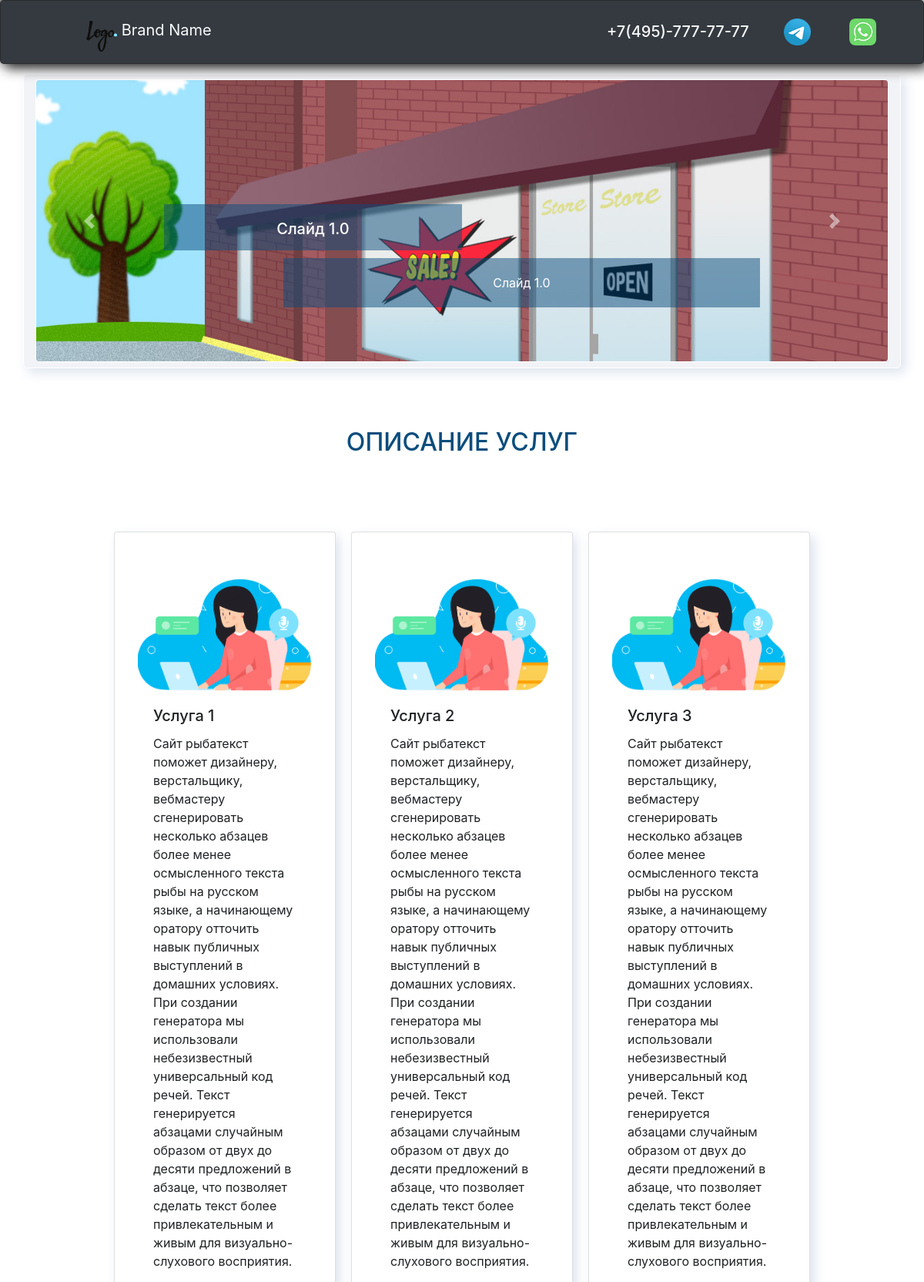
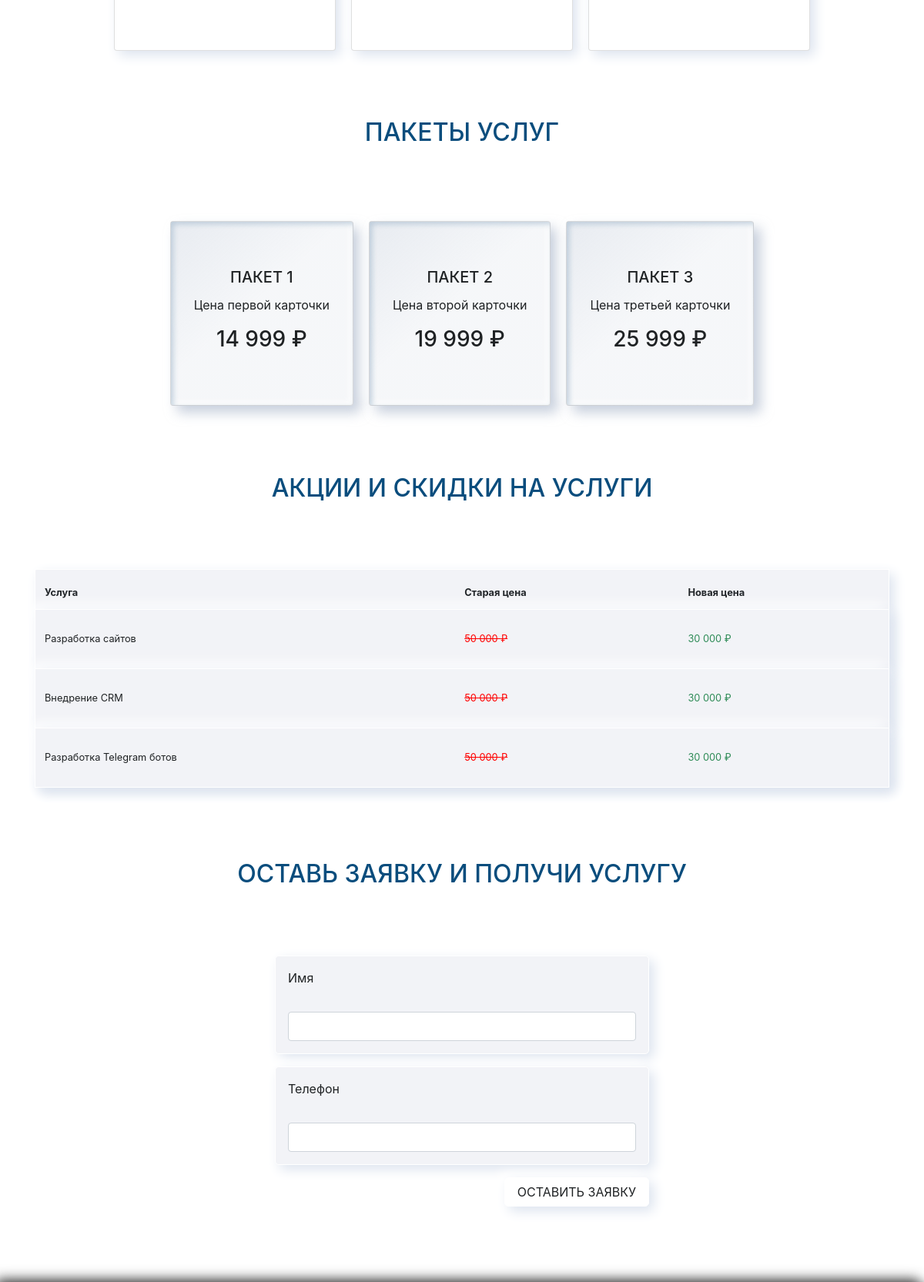
The page / (upper part) on the database its author committed (2 pictures, top to bottom).
### cms/models.py (models this page shows, shortened)
class CmsSlider(models.Model):
    cms_img = models.ImageField(upload_to='sliderimg/')
    cms_title = models.CharField(max_length=250, verbose_name='Заголовок')
    cms_text = models.CharField(max_length=250, verbose_name='Текст')
    cms_css = models.CharField(max_length=250, null=True, default='-', verbose_name='CSS класс')
    class Meta:
        verbose_name = 'Слайд'
        verbose_name_plural = 'Слайды'

### price/models.py (models this page shows, shortened)
class ProductCard(models.Model):
    prdct_img = models.ImageField(upload_to='product', blank=True, verbose_name='Изображение услуги')
    prdct_title = models.CharField(max_length=250, verbose_name='Заголовок услуги')
    prdct_description = models.TextField(verbose_name='Описание услуги')
    class Meta:
        verbose_name = 'Описание услуг'
        verbose_name_plural = 'Описание услуги'

class PriceCard(models.Model):
    pc_title = models.CharField(max_length=200, verbose_name='Название пакета')
    pc_value = models.CharField(max_length=20, verbose_name='Цена')
    pc_description = models.CharField(max_length=250, verbose_name='Описание')
    def __str__(self):
        return self.pc_title
    class Meta:
        verbose_name = 'Цена пакета услуг'
        verbose_name_plural = 'Цены пакетов услуг'

class PriceTable(models.Model):
    pt_title = models.CharField(max_length=250, verbose_name='Услуга')
    pt_old_price = models.CharField(max_length=200, verbose_name='Старая цена')
    pt_new_price = models.CharField(max_length=200, verbose_name='Новая цена')
    class Meta:
        verbose_name = 'Услуга и их цена'
        verbose_name_plural = 'Услуги и их цены'

### crm/views.py (the view)
# urls.py: path('', views.first_page),
def first_page(request):
    slider_list = CmsSlider.objects.all()
    products_card = ProductCard.objects.all()
    pc_1 = PriceCard.objects.get(pk=1)
    pc_2 = PriceCard.objects.get(pk=2)
    pc_3 = PriceCard.objects.get(pk=3)
    pc_titles = PriceCard.objects.all()
    pc_descriptions = PriceCard.objects.all()
    price_table = PriceTable.objects.all()
    form = OrderForm()
    now = WhatYear()
    dict_obj = {'slider_list': slider_list,
                'products_card': products_card,
                'pc_titles': pc_titles,
                'pc_descriptions': pc_descriptions,
                'pc_1': pc_1,
                'pc_2': pc_2,
                'pc_3': pc_3,
                'price_table': price_table,
                'form': form,
                'now': now,
                }
    return render(request, './index.html', dict_obj)

### crm/forms.py
class OrderForm(forms.Form):
    name = forms.CharField(max_length=250, widget=forms.TextInput(attrs={'class' : 'form-control'}))
    phone = forms.CharField(max_length=250, widget=forms.TextInput(attrs={'class' : 'form-control'}))

### cms/datetime.py (called while the page is built)
def WhatYear():
	now = datetime.datetime.now()
	return now.year

### templates/index.html (shortened to what this page needs)
{% extends 'base.html' %}
{% load static %}
{% block index %}
{% include 'carusel.html' %}
{% include 'content.html' %}
{% include 'price.html' %}
{% include 'form.html' %}
{% endblock %}

### templates/base.html (shortened to what this page needs)
{% load static %}
<!doctype html>
<html lang="ru">
  <head>
    <link href="{% static './css/external.css' %}" rel="stylesheet">
    <link href="{% static './css/cards.css' %}" rel="stylesheet">
		<link rel="stylesheet" href="https://cdn.jsdelivr.net/npm/bootstrap@4.5.3/dist/css/bootstrap.min.css">
  </head>
  <body style="width:100%">
{% include 'navbar.html' %}
{% block index %}
{% endblock %}
  </body>
</html>

### templates/navbar.html
{% load static %}
<nav class="navbar navbar-expand-md navbar-light bg-dark fixed-top mb-5 np-element-dark">
	<div class="container-fluid">
	  <a class="navbar-brand logo-top me-3 text-light" href="#">
		      <img src="{% static 'img/Logo.png' %}" width="40" height="40" class="d-inline-block align-text-top me-4" alt="" loading="lazy">
			    	Brand Name
        </a>
	  <div class="contact-top">
                <a class="whatsapp-number" href="https://web.whatsapp.com/" style="background: url(static/img/wa-image-color.png) no-repeat center top / cover"></a>
                <a class="telegram-number" href="https://t.me/" style="background: url(static/img/tg-image-color.png) no-repeat center top / cover"></a>
              <a class="phone-number text-light" href="tel:+74957777777">
              	<h5>+7(495)-777-77-77</h5></a>
      </div>
      </div>
	</nav>
	<br>
	<br>
	<br>
	<br>

### templates/carusel.html (shortened to what this page needs)
{% load static %}
  	<section>
  		<div id="carouselExampleCaptions" class="carousel slide container np-element-white" data-ride="carousel" >
		  <div class="carousel-inner">
			  {% for slide in slider_list %}
		    <div class="carousel-item np-img-wrapper np-element-white np-hover {{ slide.cms_css }}">
		      <img src="{{ slide.cms_img.url }}" class="d-block w-100 np-img-expand"  alt="...">
		      <div class="carousel-caption d-none d-md-block">
		        <h5 class="slaider_h">{{ slide.cms_title }}</h5>
		        <p class="slaider_p">{{ slide.cms_text }}</p>
		      </div>
		     </div>
			{% endfor %}
		  </div>
		  <a class="carousel-control-prev" href="#carouselExampleCaptions" role="button" data-slide="prev">
		    <span class="carousel-control-prev-icon" aria-hidden="true"></span>
		  </a>
		  <a class="carousel-control-next" href="#carouselExampleCaptions" role="button" data-slide="next">
		    <span class="carousel-control-next-icon" aria-hidden="true"></span>
		  </a>
		</div>
  	</section>

### templates/content.html
	<section>
  		<div class="container">
  			<h1 class="text-3 text-uppercase fw-bold">Описание услуг</h1>
  			<div class="row justify-content-center">
  				{% for prdct in products_card  %}
  				<div class="card product_card np-element-white" style="width: 18rem;">
  					<img src="{{ prdct.prdct_img.url }}" class="card-img-top" alt="...">
  				<div class="card-body">
    				<h5 class="card-title">{{ prdct.prdct_title }}</h5>
    				<p class="card-text">{{ prdct.prdct_description }}</p>
  				</div>
				</div>
				{% endfor %}
			</div>
		</div>
	</section>

### templates/price.html
<section>
  		<div class="container">
  			<h1 class="text-3 text-uppercase">Пакеты услуг</h1>
  			<div class="row justify-content-center">
  				{% for card in pc_descriptions  %}
  				<div class="card product_card np-element-white card active">
				  <div class="card__text">
				    <h5 class="card-title text-center text-uppercase fw-bolder">{{ card.pc_title }}</h5>
				    <p class="card-text">{{ card.pc_description }}</p>
				    <h3 class="text-center">{{ card.pc_value }} ₽</h3>
				  </div>
				</div>
				{% endfor %}
  			</div>
  		</div>
  	</section>
  	<section>
  		<div class="container">
  			<h1 class="text-3 text-uppercase">Акции и скидки на услуги</h1>
  			<table class="np-table np-0-8x table table-hover table-borderless">
			  <thead>
			    <tr class="np-table-heading">
			      <th scope="col">Услуга</th>
			      <th scope="col">Старая цена</th>
			      <th scope="col">Новая цена</th>
			    </tr>
			  </thead>
			  <tbody>
			  {% for obj in price_table %}
			    <tr class="np-table-row">
			      <td>{{ obj.pt_title  }}</td>
			      <td style="color: red;"><del>{{ obj.pt_old_price  }} ₽</del></td>
			      <td style="color: seagreen;">{{ obj.pt_new_price  }} ₽</td>
			    </tr>
			    {% endfor %}
			  </tbody>
			</table>
  		</div>
  	</section>

### templates/form.html (shortened to what this page needs)
  	<section>
  		<div class="container class_form">
  			<h1 class="text-3 text-uppercase">Оставь заявку и получи услугу</h1>
  			<div class="row justify-content-center">
  			<form class='form-horizontal' action="{% url 'thanks_page' %}" method="POST" style="width: 40%;">
			  <div class="form-group np-form-group-white row">
			    <label for="np-element-white" class="form-label ">Имя</label><br>
			      {{ form.name }}
			  </div>
			  <div class="form-group np-form-group-white row">
			    <label for="np-element-white" class="form-label">Телефон</label><br>
			      {{ form.phone }}
			  </div>
			  <div style="float: right;" class="form-group row">
			      <button type="submit" class="np-element-white np-bg-light np-hover">ОСТАВИТЬ ЗАЯВКУ</button>
			  </div>
			</form>
			</div>
  		</div>
  	</section>

### templates/footer.html (shortened to what this page needs)
  {% load static %}

### config/static/css/external.css (style rules this page uses)
html, body { width: 100%; height: 100%; margin: 0; padding: 0; }
.logo-top { width: 100px; height: 40px; float: left; margin: 0px 0px 5px 80px; }
.phone-number { width: 200px; height: 40px; float: right; margin: 20px 10px 5px 20px; }
.whatsapp-number { width: 35px; height: 35px; float: right; margin: 15px 30px 5px 20px; background: url(../img/wa-image-color.png) no-repeat center top / cover; transition: 0.5s ease-in-out; }
.telegram-number { width: 35px; height: 35px; float: right; margin: 15px 30px 5px 20px; background: url(../img/tg-image-color.png) no-repeat center top / cover; transition: 0.5s ease-in-out; }
.slaider_h { height: 60px; width: 50%; margin: 30px 0px 10px 0px; padding-top: 20px; background-color: rgba(10, 77, 125, 0.5); text-align: center; }
.slaider_p { height: 100%; width: 80%; float: right; margin: 0px 0px 30px 0px; padding-top: 20px; padding-bottom: 20px; background-color: rgba(10, 77, 125, 0.5); text-align: center; }
.text-3 { color: rgb(10, 77, 125); font-size: 2em; text-align: center; padding-top: 7%; padding-bottom: 7%; }
.product_card { margin: 10px; }
.class_form { text-align: center; padding-bottom: 7%; }
*, *::before, *::after { box-sizing: border-box; }
a { color: #1f2224; text-decoration: none; }
.np-element-white { background: #f2f3f7; color: #1f2224; box-shadow: 6px 6px 16px 0px #dde4ef, -6px -6px 16px 0px white, inset 0px 0px 0px 0px #dde4ef, inset 0px 0px 0px 0px white; border-radius: 5px; padding: 0.4rem 1rem; border: 1px solid white; transition: all 0.3s; }
.np-element-white::after, .np-element-white::before { transition: all 0.3s; }
.np-element-dark { background: #1f2224; color: #e2e0d5; box-shadow: 6px 6px 16px 0px rgba(15, 15, 16, 0.842), -6px -6px 16px 0px rgba(40, 40, 40, 0.801), inset 0px 0px 0px 0px rgba(15, 15, 16, 0.842), inset 0px 0px 0px 0px rgba(40, 40, 40, 0.801); border-radius: 5px; border: 1px solid rgba(40, 40, 40, 0.801); transition: all 0.3s; }
.np-element-dark::after, .np-element-dark::before { transition: all 0.3s; }
.np-hover { transition: all 0.3s; }
.np-form-group-white { background: #f2f3f7; color: #1f2224; box-shadow: 6px 6px 16px 0px #dde4ef, -6px -6px 16px 0px white, inset 0px 0px 0px 0px #dde4ef, inset 0px 0px 0px 0px white; border-radius: 5px; padding: 1rem 1rem; border: 1px solid white; display: flex; flex-direction: column; margin-bottom: 0.3rem; text-align: left; }
.np-table { background: #f2f3f7; color: #1f2224; box-shadow: 6px 6px 16px 0px #dde4ef, -6px -6px 16px 0px white, inset 0px 0px 0px 0px #dde4ef, inset 0px 0px 0px 0px white; border-radius: 5px; padding: 0.4rem 1rem; border: 1px solid white; width: 100%; }
.np-table-heading { height: 6.5vh; padding-top: 0.8rem; }
.np-table-row { background: #f2f3f7; color: #1f2224; box-shadow: 6px 6px 16px 0px #dde4ef, -6px -6px 16px 0px white, inset 0px 0px 0px 0px #dde4ef, inset 0px 0px 0px 0px white; border-radius: 5px; padding: 0.4rem 1rem; border: 1px solid white; height: 100%; min-height: 6.5vh; padding-top: 0.4rem; padding-bottom: 0.4rem; padding-left: 1rem; line-height: 6.5vh; }
.np-0-8x { font-size: 0.8rem; }
.np-bg-light { background: white; }
.np-img-wrapper { display: flex; justify-content: center; align-items: center; overflow: hidden; padding: 0; }
.np-img-expand { height: 100%; object-fit: cover; }

### config/static/css/cards.css (style rules this page uses)
body { //background: linear-gradient(318.32deg, #C3D1E4 0%, #DDE7F3 55%, #D4E0ED 100%); background: #e0e5ec; min-height: 100vh; }
.card { display: flex; flex-direction: column; align-items: center; padding: 60px 30px; border-radius: 30px; position: relative; background: transparent; border-radius: 20px; border: 1px solid rgba(255,255,255,0.2); }
.card__text { text-align: center; }
.card.active { box-shadow: 9px 9px 16px rgba(163, 177, 198, 0.6), -9px -9px 16px rgba(255, 255, 255, 0.5), inset 3px 3px 7px rgba(136, 165, 191, 0.48), inset -3px -3px 7px #FFFFFF; background: linear-gradient(318.32deg, rgba(163, 177, 198, 0.1) 0%, rgba(163, 177, 198, 0.1) 55%, rgba(163, 177, 198, 0.25) 100%); }

### rows shown on the page
CmsSlider: cms_img (picture), cms_title "Слайд 1.0", cms_text "Слайд 1.0"
ProductCard: prdct_img (picture), prdct_title "Услуга 1", prdct_description "Сайт рыбатекст поможет дизайнеру, верстальщику, вебмастеру сгенерировать несколько абзацев более менее осмысленного текста рыбы на русском языке, а начинающему оратору отточить навык публичных выступлений в домашних условиях. При создании генератора мы использовали небезизвестный универсальный код речей. Текст генерируется абзацами случайным образом от двух до десяти предложений в абзаце, что позволяет сделать текст более привлекательным и живым для визуально-слухового восприятия."
ProductCard: prdct_img (picture), prdct_title "Услуга 2", prdct_description "Сайт рыбатекст поможет дизайнеру, верстальщику, вебмастеру сгенерировать несколько абзацев более менее осмысленного текста рыбы на русском языке, а начинающему оратору отточить навык публичных выступлений в домашних условиях. При создании генератора мы использовали небезизвестный универсальный код речей. Текст генерируется абзацами случайным образом от двух до десяти предложений в абзаце, что позволяет сделать текст более привлекательным и живым для визуально-слухового восприятия."
ProductCard: prdct_img (picture), prdct_title "Услуга 3", prdct_description "Сайт рыбатекст поможет дизайнеру, верстальщику, вебмастеру сгенерировать несколько абзацев более менее осмысленного текста рыбы на русском языке, а начинающему оратору отточить навык публичных выступлений в домашних условиях. При создании генератора мы использовали небезизвестный универсальный код речей. Текст генерируется абзацами случайным образом от двух до десяти предложений в абзаце, что позволяет сделать текст более привлекательным и живым для визуально-слухового восприятия."
PriceCard: pc_title "ПАКЕТ 1", pc_description "Цена первой карточки", pc_value "14 999"
PriceCard: pc_title "ПАКЕТ 2", pc_description "Цена второй карточки", pc_value "19 999"
PriceCard: pc_title "ПАКЕТ 3", pc_description "Цена третьей карточки", pc_value "25 999"
PriceTable: pt_title "Разработка сайтов", pt_old_price "50 000", pt_new_price "30 000"
PriceTable: pt_title "Внедрение CRM", pt_old_price "50 000", pt_new_price "30 000"
PriceTable: pt_title "Разработка Telegram ботов", pt_old_price "50 000", pt_new_price "30 000"
